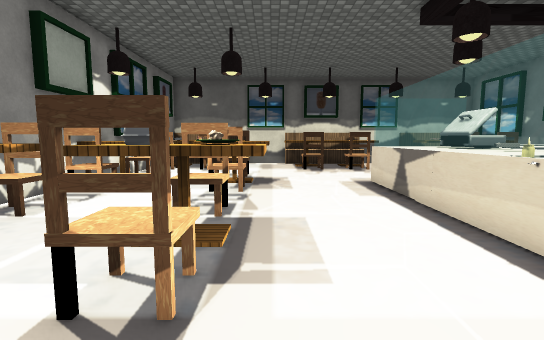
view 1 (above)

20 first-person views from a walk through a scene from a Unity 3-D project. The camera is 1.5 m above the floor, tilts 6° down and sees 85° across. The floor is counted in squares, 1 m on a side. Each view is taken from the middle of a square. On the plan, view 1 faces up. The plan holds only what a view shows up to about 15 squares ahead; the rest is blank. The place goes on beyond the plan. The player is left out. Some surface patterns are stand-ins.

view 2
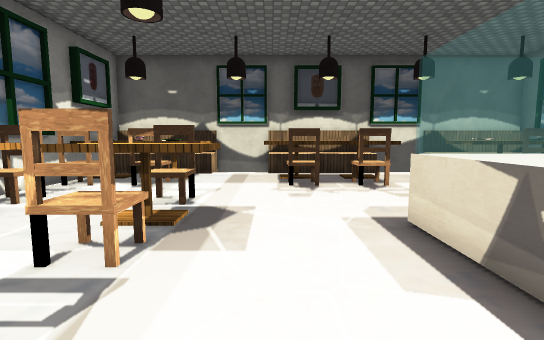

view 3
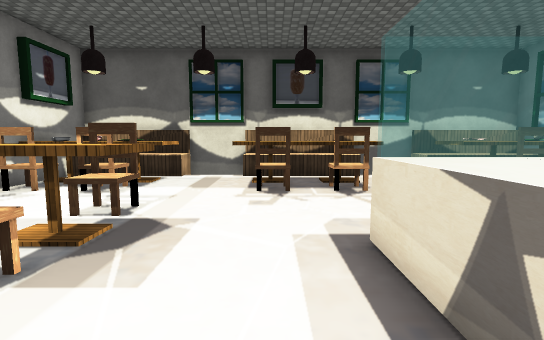

view 4
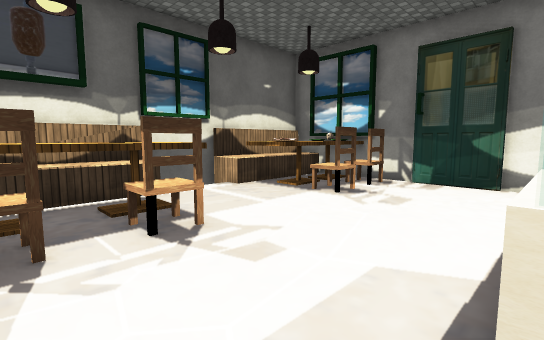

view 5
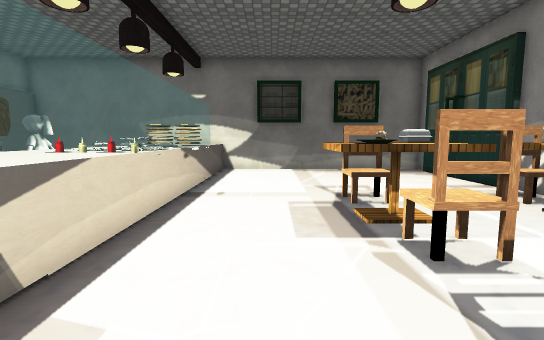

view 6
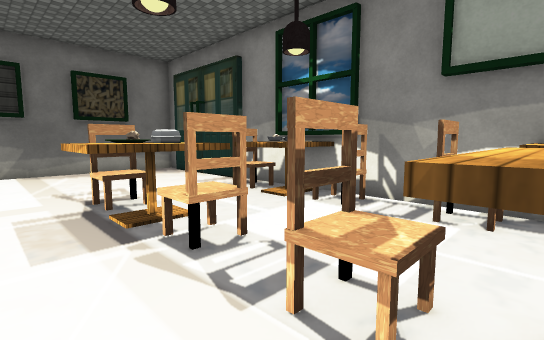

view 7
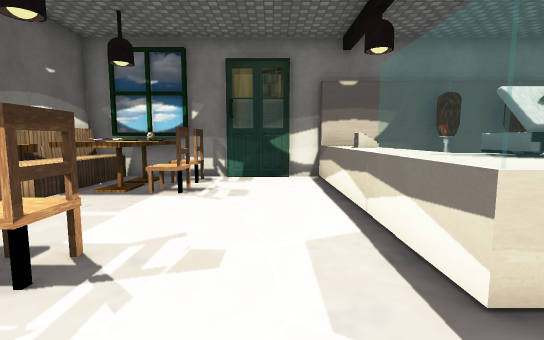

view 8
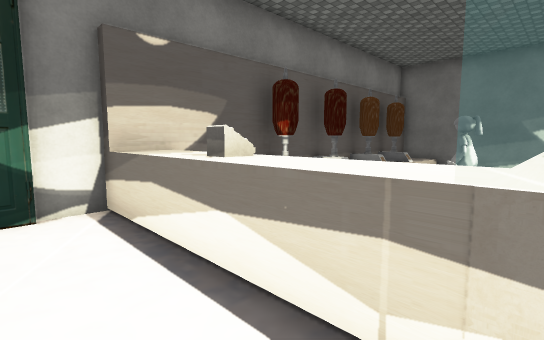

view 9
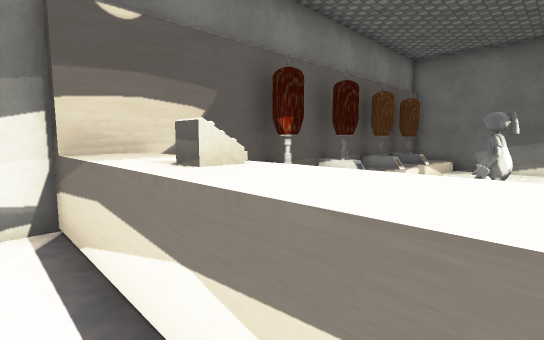

view 10
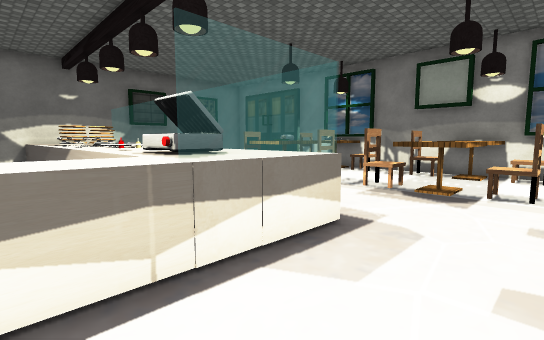

view 11
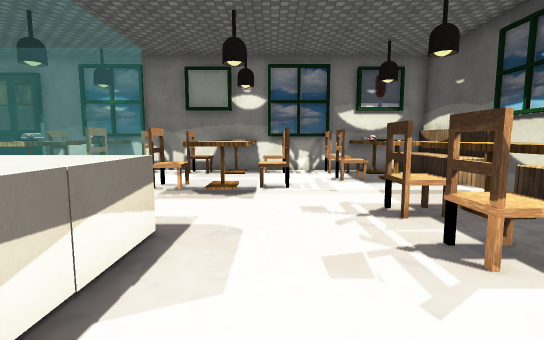

view 12
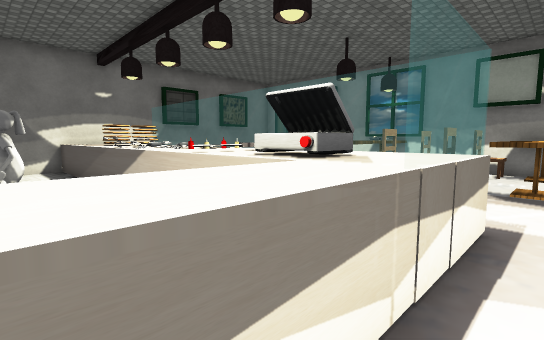

view 13
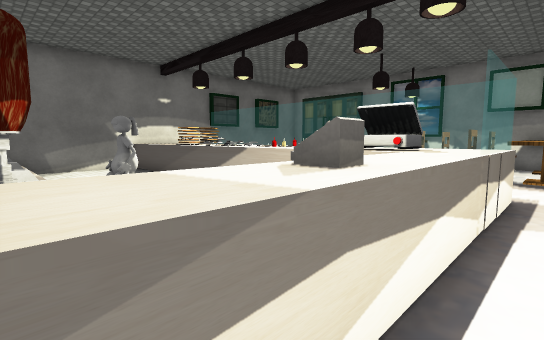

view 14
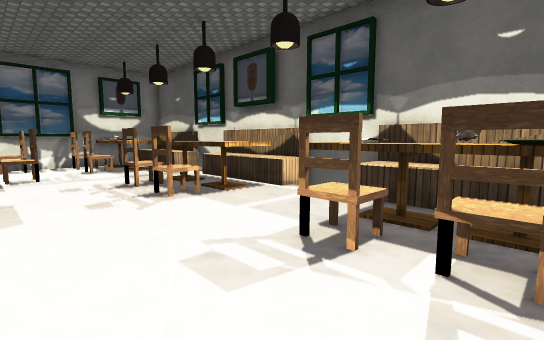

view 15
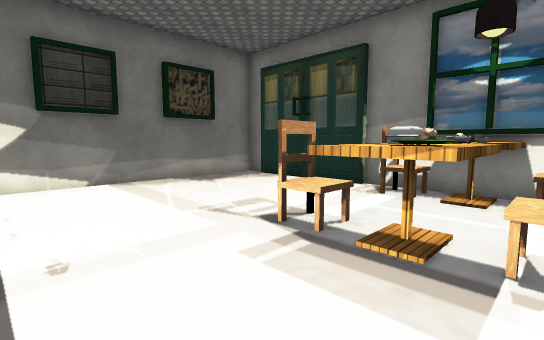

view 16
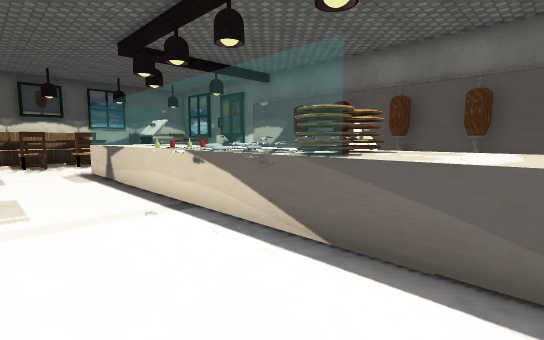

view 17
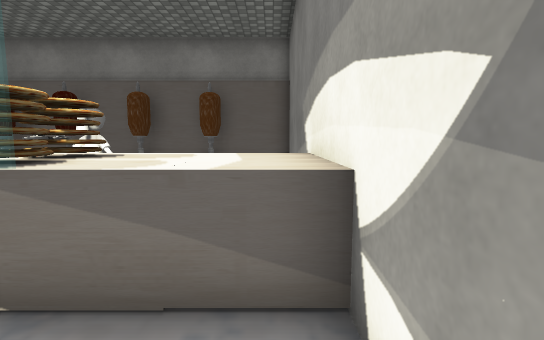

view 18
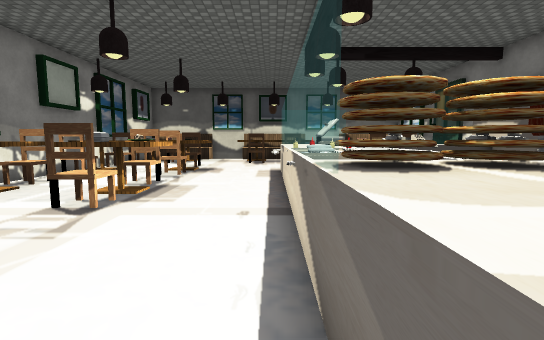

view 19
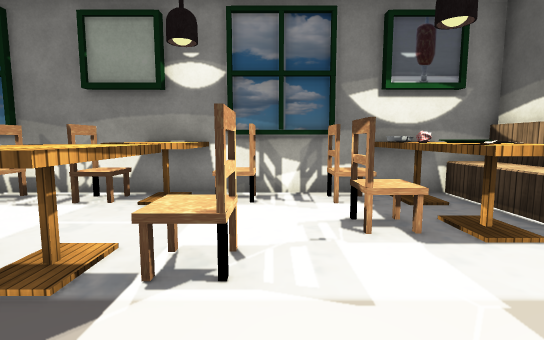

view 20
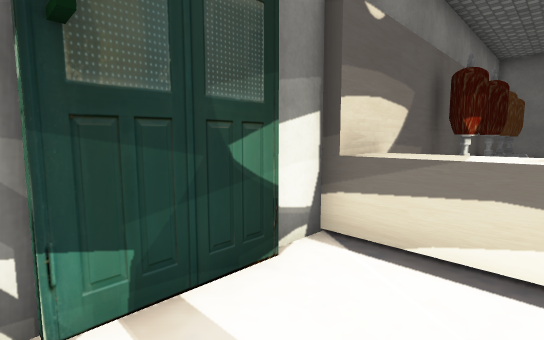

### Floor plan
Key: @ floor where view 1 was taken; # wall or solid block; . floor; = window, fence, low wall or low ledge; ^ raised ledge; O other object.
Columns run from 6 left of view 1 to 13 right of it. Each row starts with its distance up from view 1.
 19 OOOOO##OOOOO###OOOO#
 18 OOOOO..OOOOO..OOOOO#
 17 OO OO..OO OO..OOOOO#
 16 OOOOO..OOOOO..OOOO##
 15 #O.O....O.OO...OOOO#
 14 #..................#
 13 #..................#
 12 #O..OO.............#
 11 OOO.OOO............#
 10 OOO.OOO...===^^^^^^^
  9 #O..OO....=OO^^OO^^#
  8 #O...O....=OO     ##
  7 #.........=OO     ##
  6 #O..OO....=^^    O##
  5 OOO.OOO...=^^     ##
  4 OOO.OOO...OO^     ##
  3 #O..OO...=  ^    OO#
  2 #....O...OO O    O##
  1 #.........OO^ OO O##
  0 #.....@..O  ^ OO O##
 -1 #.........OOO    O##
 -2 #.........OO^....O##
 -3 #.........^^^....O##
 -4 #.........^^^....O##
 -5 ##########^^^#######

Positions as (right, up) in squares from view 1, and headings:
1: (0, 0), facing up
2: (1, 5), facing up
3: (2, 6), facing up
4: (2, 10), facing up-right
5: (1, 10), facing down
6: (1, 10), facing down-left
7: (1, 12), facing right
8: (6, 12), facing down-right
9: (7, 11), facing down-right
10: (8, 13), facing down-left
11: (8, 12), facing left
12: (9, 11), facing down-left
13: (12, 11), facing down-left
14: (12, 11), facing up-left
15: (3, 6), facing down-left
16: (0, -4), facing up-right
17: (1, -4), facing right
18: (3, -4), facing up
19: (2, 13), facing left
20: (10, 14), facing down-right
